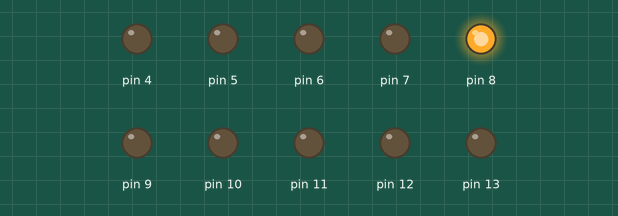
Recording of a sketch running on a simulated Arduino Uno, built with avr-gcc and run on an emulated ATmega328P. Shown: output pins drawn as LEDs (lit = HIGH).

Above: at 0.02 s.
At 0.12 s:
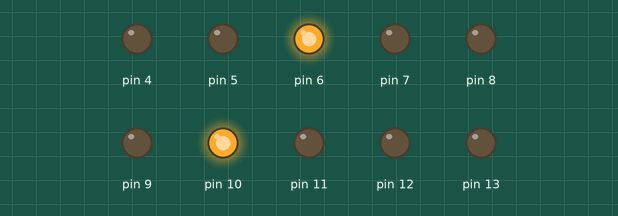
At 0.5 s:
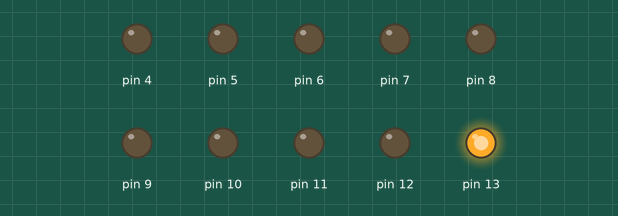
At 1.12 s:
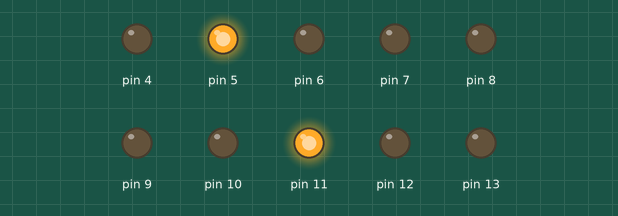
At 1.72 s:
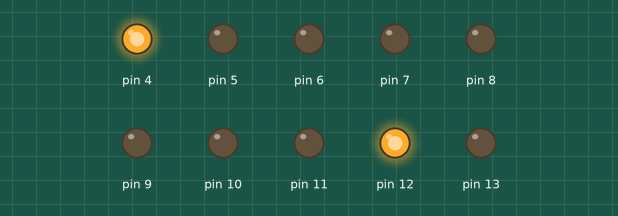
At 2.92 s:
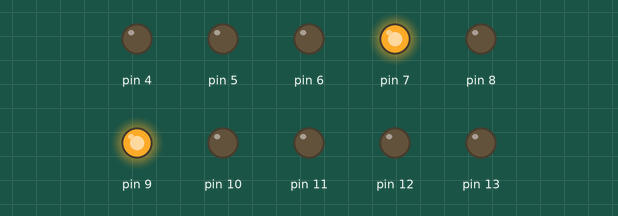
Timing chart, 0 to 3.2 s (numbered marks = the images above):
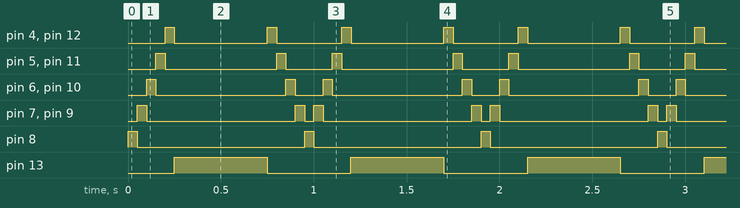

Measured:
- by itself, pin 4, pin 12: repeats every 0.95 s: LOW 0.50 s, HIGH 0.05 s, LOW 0.35 s, HIGH 0.05 s
- by itself, pin 5, pin 11: repeats every 0.95 s: LOW 0.60 s, HIGH 0.05 s, LOW 0.25 s, HIGH 0.05 s
- by itself, pin 6, pin 10: repeats every 0.95 s: LOW 0.70 s, HIGH 0.05 s, LOW 0.15 s, HIGH 0.05 s
- by itself, pin 7, pin 9: repeats every 0.95 s: LOW 0.80 s, HIGH 0.05 s, LOW 0.05 s, HIGH 0.05 s
- by itself, pin 8: alternates HIGH for 0.05 s and LOW for 0.90 s
- by itself, pin 13: alternates HIGH for 0.50 s and LOW for 0.45 s

The sketch:

JOLI_COEUR.ino
```cpp
void setup() {
  pinMode(13, OUTPUT);
  pinMode(12, OUTPUT);
  pinMode(11, OUTPUT);
  pinMode(10, OUTPUT);
  pinMode(9, OUTPUT);
  pinMode(8, OUTPUT);
  pinMode(7, OUTPUT);
  pinMode(6, OUTPUT);
  pinMode(5, OUTPUT);
  pinMode(4, OUTPUT);
}

void loop() {
  digitalWrite(13, LOW);
  digitalWrite(12, LOW);
  digitalWrite(11, LOW);
  digitalWrite(10, LOW);
  digitalWrite(9, LOW);
  digitalWrite(8, HIGH);
  digitalWrite(7, LOW);
  digitalWrite(6, LOW);
  digitalWrite(5, LOW);
  digitalWrite(4, LOW);
  delay(50);

  digitalWrite(13, LOW);
  digitalWrite(12, LOW);
  digitalWrite(11, LOW);
  digitalWrite(10, LOW);
  digitalWrite(9, HIGH);
  digitalWrite(8, LOW);
  digitalWrite(7, HIGH);
  digitalWrite(6, LOW);
  digitalWrite(5, LOW);
  digitalWrite(4, LOW);
  delay(50);

  digitalWrite(13, LOW);
  digitalWrite(12, LOW);
  digitalWrite(11, LOW);
  digitalWrite(10, HIGH);
  digitalWrite(9, LOW);
  digitalWrite(8, LOW);
  digitalWrite(7, LOW);
  digitalWrite(6, HIGH);
  digitalWrite(5, LOW);
  digitalWrite(4, LOW);
  delay(50);

  digitalWrite(13, LOW);
  digitalWrite(12, LOW);
  digitalWrite(11, HIGH);
  digitalWrite(10, LOW);
  digitalWrite(9, LOW);
  digitalWrite(8, LOW);
  digitalWrite(7, LOW);
  digitalWrite(6, LOW);
  digitalWrite(5, HIGH);
  digitalWrite(4, LOW);
  delay(50);

  digitalWrite(13, LOW);
  digitalWrite(12, HIGH);
  digitalWrite(11, LOW);
  digitalWrite(10, LOW);
  digitalWrite(9, LOW);
  digitalWrite(8, LOW);
  digitalWrite(7, LOW);
  digitalWrite(6, LOW);
  digitalWrite(5, LOW);
  digitalWrite(4, HIGH);
  delay(50);

  digitalWrite(13, HIGH);
  digitalWrite(12, LOW);
  digitalWrite(11, LOW);
  digitalWrite(10, LOW);
  digitalWrite(9, LOW);
  digitalWrite(8, LOW);
  digitalWrite(7, LOW);
  digitalWrite(6, LOW);
  digitalWrite(5, LOW);
  digitalWrite(4, LOW);
  delay(500);

  digitalWrite(13, LOW);
  digitalWrite(12, HIGH);
  digitalWrite(11, LOW);
  digitalWrite(10, LOW);
  digitalWrite(9, LOW);
  digitalWrite(8, LOW);
  digitalWrite(7, LOW);
  digitalWrite(6, LOW);
  digitalWrite(5, LOW);
  digitalWrite(4, HIGH);
  delay(50);

  digitalWrite(13, LOW);
  digitalWrite(12, LOW);
  digitalWrite(11, HIGH);
  digitalWrite(10, LOW);
  digitalWrite(9, LOW);
  digitalWrite(8, LOW);
  digitalWrite(7, LOW);
  digitalWrite(6, LOW);
  digitalWrite(5, HIGH);
  digitalWrite(4, LOW);
  delay(50);

  digitalWrite(13, LOW);
  digitalWrite(12, LOW);
  digitalWrite(11, LOW);
  digitalWrite(10, HIGH);
  digitalWrite(9, LOW);
  digitalWrite(8, LOW);
  digitalWrite(7, LOW);
  digitalWrite(6, HIGH);
  digitalWrite(5, LOW);
  digitalWrite(4, LOW);
  delay(50);

  digitalWrite(13, LOW);
  digitalWrite(12, LOW);
  digitalWrite(11, LOW);
  digitalWrite(10, LOW);
  digitalWrite(9, HIGH);
  digitalWrite(8, LOW);
  digitalWrite(7, HIGH);
  digitalWrite(6, LOW);
  digitalWrite(5, LOW);
  digitalWrite(4, LOW);
  delay(50);


}
```
